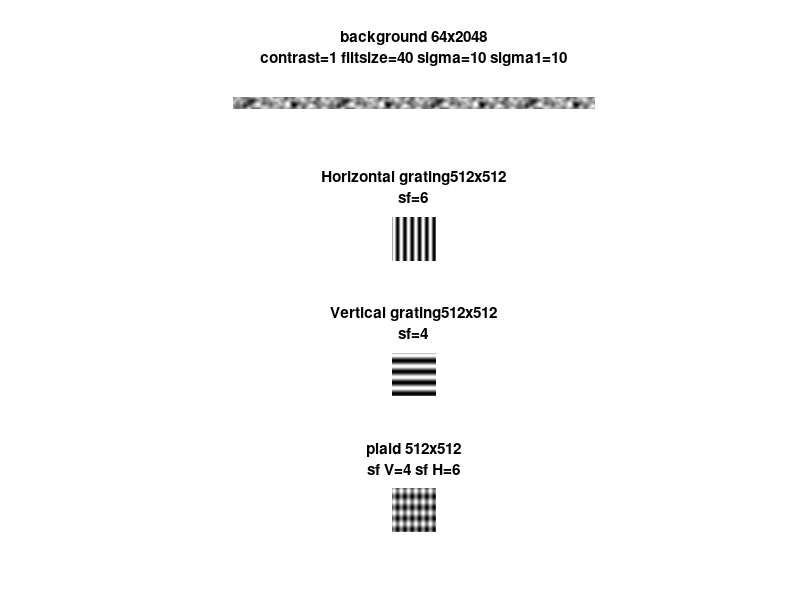

Source code (MATLAB): (Note: this script raises an error after producing the figure.)
% From Aman 
% Modified by Mai Feb 2019

texsize = 512;
wn_contrast = 1;
% Making horizontal and vertical axes asymmetric because the texture aspect raio is 1:1.5 (W=8cm, H=12cm)
sf_H = 6; % no.of horizonal bars visible ()
sf_V = 4; % no.of vertical bars visible

% Gray
textures(1).matrix = 0.5*ones(64,64);

% Unfiltered Whitenoise
textures(2).matrix = rand(16, 512);

% Horizontal grating
textures(6).matrix = 0.5+0.5*repmat(sin(0:((2*sf_H*pi)/texsize):(2*sf_H)*pi-(((2*sf_H)*pi)/texsize)),texsize,1);

% Vertical grating
textures(7).matrix = 0.5+0.5*repmat(sin(0:(((2*sf_V)*pi)/texsize):(2*sf_V)*pi-(((2*sf_V)*pi)/texsize))',1,texsize);

% Plaid
textures(8).matrix = (textures(6).matrix+textures(7).matrix)/2;

% c = [0:0.1:1.0];

% % Horixontal grating at 0, 10 to 100% contrast
% for n = 6:16
%     textures(n).matrix = 0.5+c(n-5)*0.5*repmat(sin(0:(((2*sf)*pi)/texsize):(2*sf)*pi-(((2*sf)*pi)/texsize)),texsize,1);
% end

% % Anti-phase Vertical, horizontal gratings
% textures(17).matrix = 1-textures(4).matrix;
% textures(20).matrix = 1-textures(3).matrix;
% textures(21).matrix = 1-textures(17).matrix;


%% Filtered White noise
% Making a 2D Gaussian filter to convolve
filtSize = 40;
sigma = 10; %15 
sigma1 = 10; %3
length = 100; % HALF actual VR corridor length in cm
height = 12; % VR corridor height in cm

x = 1:filtSize;

for texID = 2:5
    
    %     if texID==4; sigma = 30; end;
%     if texID==3; sigma = 5; end;

    y = exp(-((x-round(filtSize/2)).^2)/(2*sigma^2));
    y1 = exp(-((x-round(filtSize/2)).^2)/(2*sigma1^2));
    y = y./sum(y);
    y1 = y1./sum(y1);
    
    filt2 = y'*y1;
    % imagesc(filt2); colormap(gray)
    
    % Create random matrix matching corridor length height ratio. length
    % needs to be multiples of 2
    X=texsize/8+filtSize*2;
    Y=2^round(log2(texsize/8*length/height))+filtSize*0.5;
    Im_half = rand(X,Y);    %Im = rand(texsize/8+filtSize*2,texsize*2+filtSize*2);
    Im = [Im_half, Im_half, Im_half, Im_half]; % first and second half repeating, then another whole corridor that is hidden, so repeat 4 times
    
    % Convolving and normalizing the image to 100% contrast
    Imf = conv2(filt2,Im);
    Imf = Imf(filtSize+floor(filtSize/2):end-ceil(filtSize/2)-filtSize,filtSize+floor(filtSize/2):end-ceil(filtSize/2)-filtSize);
    Imf = Imf - min(min(Imf));
    Im_full = Imf./max(max(Imf));
    Im_new = ((Im_full-0.5)*wn_contrast) + 0.5;
    textures(texID).matrix = Im_new;
end

% pause(1);
% close;

% clear Im ImF filt2 texID x y

%% plot textures

% cd C:\Users\m.morimoto\Documents\GitHub\SaleemLab-VR\VRCentral\data
% load('textures_hf_Mik4.mat')

figure; 

subplot(4,1,1)
tex=textures(2).matrix;    
imagesc(tex, [0 1]);
title({['background ', num2str(size(tex,1)),'x', num2str(size(tex,2))],...
    ['contrast=', num2str(wn_contrast), ' filtsize=', num2str(filtSize),' sigma=', num2str(sigma), ' sigma1=', num2str(sigma1)]})
colormap gray; axis equal; box off; axis off

subplot(4,1,2); 
tex=textures(6).matrix;    
imagesc(tex, [0 1]);
title({['Horizontal grating', num2str(size(tex,1)),'x', num2str(size(tex,2))], ['sf=', num2str(sf_H)]})
colormap gray; axis equal; box off; axis off

subplot(4,1,3); 
tex=textures(7).matrix;    
imagesc(tex, [0 1]);
title({['Vertical grating', num2str(size(tex,1)),'x', num2str(size(tex,2))], ['sf=', num2str(sf_V)]})
colormap gray; axis equal; box off; axis off

subplot(4,1,4); 
tex=textures(8).matrix;    
imagesc(tex, [0 1]);
title({['plaid ', num2str(size(tex,1)),'x', num2str(size(tex,2))], ['sf V=', num2str(sf_V),' sf H=', num2str(sf_H)]})
colormap gray; axis equal; box off; axis off

%% save

%savefolder='C:\Users\m.morimoto\Documents\GitHub\SaleemLab-VR\VRCentral\data';
savefolder='C:\Users\Saleem Lab\Documents\GitHub\SaleemLab-VR\VRCentral\data';
savefile='textures_MM5.mat';

save([savefolder,filesep,savefile], 'textures')
